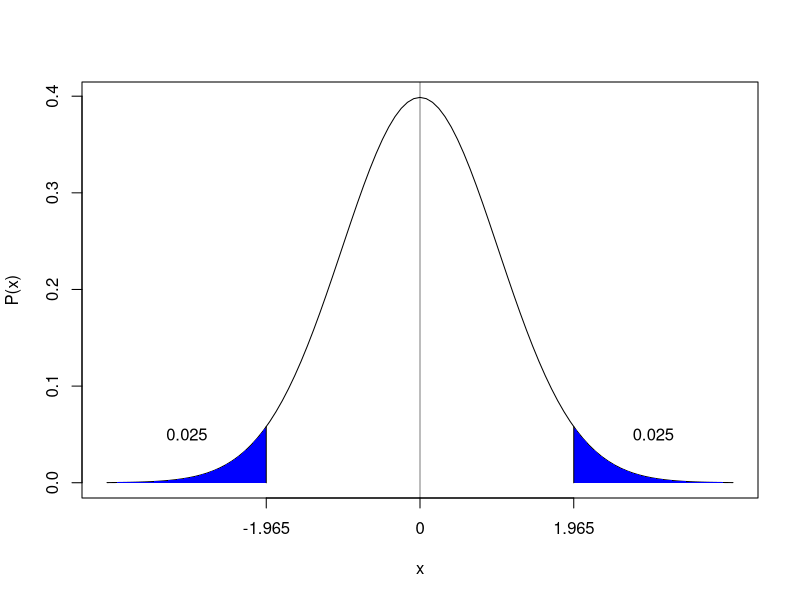

The R source for this figure:
#' Credit: Volodymyr Orlov
#' modified by MSDS SMU
#' https://github.com/VolodymyrOrlov/MSDS6371/blob/master/shade.r
#' Draws a t-distribution curve and shades rejection regions
#' 
#' @param df degrees of freedom.
#' @param alpha significance level
#' @param h0 null hypothesis value
#' @param sides one of: both, left, right
#' @param t_calc calculated test statistics
#' @examples
#' shade(49, 0.05, 0, t_calc=1.1)
#' shade(91, 0.05, 0, t_calc=NULL, sides = 'right')
#' shade(7, 0.05, 0, t_calc=1.5, sides = 'left')
#' shade(7, 0.05, 0, t_calc=1.5, sides = 'both')

shade <- function(df, alpha, h0 = 0, sides='both', t_calc=NULL) {
  e_alpha = alpha
  if(sides == 'both'){
    e_alpha = alpha / 2
  }
  cv = abs(qt(e_alpha, df))
  curve(dt(x, df), from = -4, to = 4, ylab='P(x)', xaxt='n') 
  abline(v = 0, col = "black", lwd = 0.5)
  labels = h0
  at = 0
  if(sides == 'both' | sides == 'left'){
    x <- seq(-4, -abs(cv), len = 100) 
    y <- dt(x, df)
    polygon(c(x, -abs(cv)), c(y, min(y)), col = "blue", border = NA)
    lines(c(-cv, -cv), c(0, dt(-cv, df)), col = "black", lwd = 1)
    text(-cv - (4 - cv) / 2, 0.05, e_alpha)
    labels = c(round(-cv, 3), labels)
    at = c(-cv, at)
  }
  if(sides == 'both' | sides == 'right'){
    x <- seq(abs(cv), 4, len = 100)
    y <- dt(x, df)
    polygon(c(abs(cv), x), c(min(y), y), col = "blue", border = NA)
    lines(c(cv, cv), c(0, dt(cv, df)), col = "black", lwd = 1)
    text(cv + (4 - cv) / 2, 0.05, e_alpha)
    labels = c(labels, round(cv, 3))
    at = c(at, cv)
  }
  if(is.numeric(t_calc)){
    abline(v = t_calc, col = "red", lwd = 2)
    text(t_calc + 0.5, 0.2, t_calc, col = "red")
  }
  axis(1, at=at, labels=labels)
}
#The above defines the function shade. To use it, you must call it. More examples are in the comments above.
shade(474, 0.05, 0, sides='both', t_calc=9.98)
